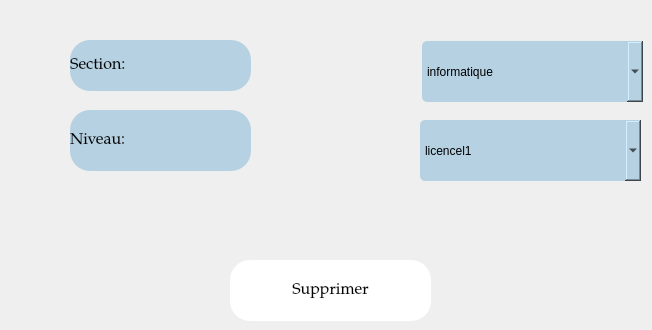
      <widget class="QWidget" name="supp_niveau_section">
       <widget class="QLabel" name="label_9">
        <property name="geometry">
         <rect>
          <x>70</x>
          <y>40</y>
          <width>181</width>
          <height>51</height>
         </rect>
        </property>
        <property name="font">
         <font>
          <family>Palatino Linotype</family>
          <pointsize>12</pointsize>
          <weight>50</weight>
          <italic>false</italic>
          <bold>false</bold>
         </font>
        </property>
        <property name="styleSheet">
         <string notr="true">font: 12pt &quot;Palatino Linotype&quot;;
background-color: rgb(182, 209, 226);
border-radius:20px;</string>
        </property>
        <property name="text">
         <string>Section:</string>
        </property>
       </widget>
       <widget class="QPushButton" name="supp_section_niveau">
        <property name="geometry">
         <rect>
          <x>230</x>
          <y>260</y>
          <width>201</width>
          <height>61</height>
         </rect>
        </property>
        <property name="font">
         <font>
          <family>Palatino Linotype</family>
          <pointsize>12</pointsize>
          <weight>9</weight>
          <italic>false</italic>
          <bold>false</bold>
         </font>
        </property>
        <property name="styleSheet">
         <string notr="true">border-radius:20px;
font: 75 12pt &quot;Palatino Linotype&quot;;
background-color: rgb(255, 255, 255);
color: rgb(0, 0, 0);</string>
        </property>
        <property name="text">
         <string>Supprimer</string>
        </property>
       </widget>
       <widget class="QLabel" name="label_51">
        <property name="geometry">
         <rect>
          <x>70</x>
          <y>110</y>
          <width>181</width>
          <height>61</height>
         </rect>
        </property>
        <property name="font">
         <font>
          <family>Palatino Linotype</family>
          <pointsize>12</pointsize>
          <weight>50</weight>
          <italic>false</italic>
          <bold>false</bold>
         </font>
        </property>
        <property name="styleSheet">
         <string notr="true">font: 12pt &quot;Palatino Linotype&quot;;
background-color: rgb(182, 209, 226);
border-radius:20px;</string>
        </property>
        <property name="text">
         <string>Niveau:</string>
        </property>
       </widget>
       <widget class="QComboBox" name="section2">
        <property name="geometry">
         <rect>
          <x>422</x>
          <y>41</y>
          <width>221</width>
          <height>61</height>
         </rect>
        </property>
        <property name="styleSheet">
         <string notr="true">font: 12pt &quot;Palatino Linotype&quot;;
background-color: rgb(182, 209, 226);
border-radius:5px;</string>
        </property>
        <item>
         <property name="text">
          <string>informatique</string>
         </property>
        </item>
        <item>
         <property name="text">
          <string>mathématique</string>
         </property>
        </item>
        <item>
         <property name="text">
          <string>tic</string>
         </property>
        </item>
        <item>
         <property name="text">
          <string>prépa</string>
         </property>
        </item>
       </widget>
       <widget class="QComboBox" name="niveau2">
        <property name="geometry">
         <rect>
          <x>420</x>
          <y>120</y>
          <width>221</width>
          <height>61</height>
         </rect>
        </property>
        <property name="styleSheet">
         <string notr="true">font: 12pt &quot;Palatino Linotype&quot;;
background-color: rgb(182, 209, 226);
border-radius:5px;</string>
        </property>
        <item>
         <property name="text">
          <string>licencel1</string>
         </property>
        </item>
        <item>
         <property name="text">
          <string>licencel2</string>
         </property>
        </item>
        <item>
         <property name="text">
          <string>master</string>
         </property>
        </item>
        <item>
         <property name="text">
          <string>cycle ingénieur</string>
         </property>
        </item>
       </widget>
      </widget>
